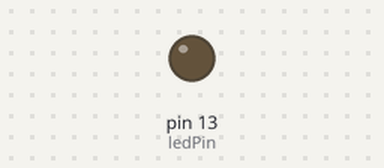
The sketch below on a simulated Arduino Uno, built with avr-gcc and run on an emulated ATmega328P. Parts: output pins drawn as LEDs (lit = HIGH).

Above: at 1.5 s.
At 4.62 s:
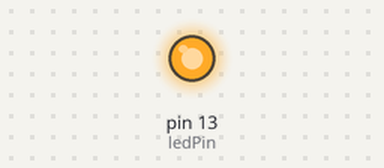
Timing chart, 0 to 5.2 s (numbered marks = the images above):
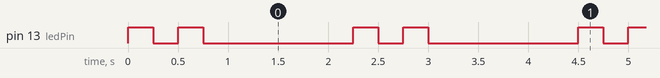

The sketch:

Mimic_heartbeat.ino
```cpp
int ledPin=13;
void setup() {
  // put your setup code here, to run once:
  pinMode(ledPin,OUTPUT);

}

void loop() {
  // put your main code here, to run repeatedly:
  digitalWrite(ledPin, HIGH);
  delay(250);
  digitalWrite(ledPin,LOW);
  delay(250);
  digitalWrite(ledPin,HIGH);
  delay(250);
  digitalWrite(ledPin,LOW);
  delay(1500);

}
```

Measured:
- by itself, pin 13 (ledPin): repeats every 2.3 s: LOW 0.25 s, HIGH 0.25 s, LOW 1.5 s, HIGH 0.25 s
- by itself, everything shown: repeats every 2.3 s, in 4 steps
